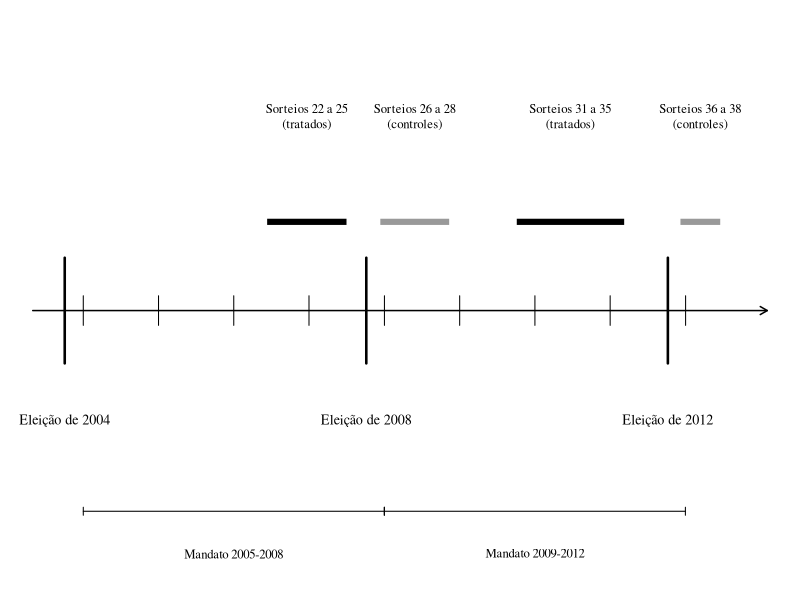
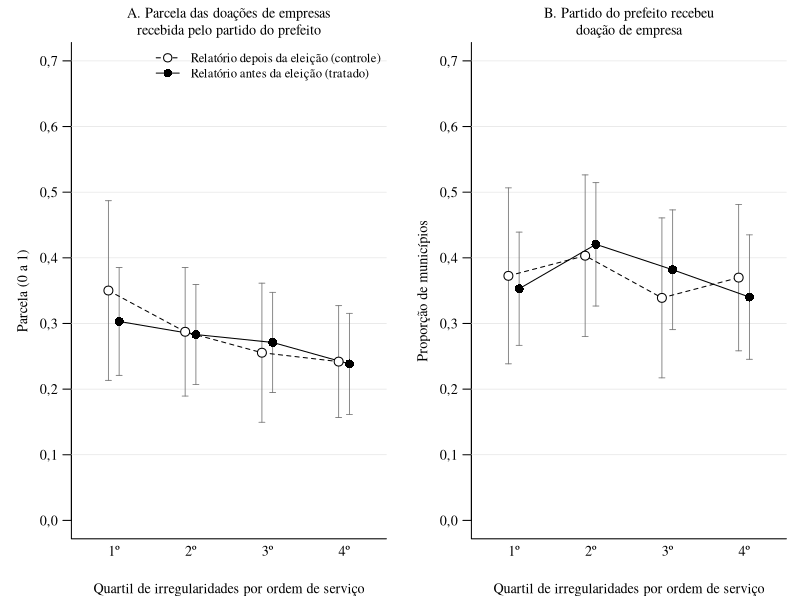

The R source for these figures, in order:
# =============================================================
# analise.R — Auditorias da CGU e doações de campanha (Econometria I, FGV EESP)
# Gera as Tabelas 1 a 7 e as Figuras 1 e 2 a partir de dados/base_final.csv.
# Rodar com a pasta do repositório como diretório de trabalho.
# =============================================================
library(AER); library(car); library(lmtest)

# controles municipais (Censo 2000 e PIB 2005), usados em quase todas as regressões
ctrl <- c("lpop", "lrenda_pc", "shurb", "gini", "tx_analf18m", "lpib_pc")
X <- paste(ctrl, collapse = " + ")
# atalhos: reg() roda MQO a partir de uma fórmula em texto; rob() dá os erros padrão robustos (HC1)
reg <- function(f, d = base) lm(as.formula(f), data = d)
rob <- function(m) coeftest(m, vcov. = vcovHC, type = "HC1")
# funções das tabelas em LaTeX: número com vírgula, estrelas de significância,
# coeficiente com o erro padrão embaixo entre colchetes e o tabular completo
num <- function(x, d = 3) { s <- formatC(abs(x), format = "f", digits = d, decimal.mark = ","); ifelse(x < 0, paste0("$-$", s), s) }
estrelas <- function(p) ifelse(p < 0.01, "***", ifelse(p < 0.05, "**", ifelse(p < 0.10, "*", "")))
celulas <- function(ct, vars) unlist(lapply(vars, function(v) if (v %in% rownames(ct))
  c(paste0(num(ct[v, 1]), estrelas(ct[v, 4])), paste0("[", num(ct[v, 2]), "]")) else c("", "")))
grava_tabela <- function(tab, cab, col, arq) {
  a <- tab[, 1]
  corpo <- ifelse(a %in% c("\\midrule", "\\addlinespace"), a, paste(ifelse(grepl("multicolumn", a), a, apply(tab, 1, paste, collapse = " & ")), "\\\\"))
  writeLines(c(paste0("\\begin{tabular}{", col, "}"), "\\toprule", cab, "\\midrule", corpo, "\\bottomrule", "\\end{tabular}"), arq)
}

# ---------------- Dados ----------------
dir.create("tabelas", showWarnings = FALSE); dir.create("figuras", showWarnings = FALSE)
base <- read.csv("dados/base_final.csv")
# corrupção centrada na média: com a interação, o coeficiente de antes é o efeito
# no município de corrupção média. C = controles + dummy de eleição
base$corr_c <- base$corr - mean(base$corr); C <- paste(X, "+ e2012")
base$pj_inc_mil <- base$pj_inc/1000; base$pj_total_mil <- base$pj_total/1000

# ---------------- Tabela 1: sorteios, datas e amostra ----------------
cron <- read.csv("dados/cgu_cronograma_sorteios.csv")
cron <- cron[!is.na(cron$eleicao), ]; cron <- cron[order(cron$sorteio), ]
s <- as.character(cron$sorteio); mid <- c("\\midrule", rep("", 6))
tab1 <- cbind(cron$sorteio, format(as.Date(cron$data_sorteio), "%d/%m/%Y"), format(as.Date(cron$data_relatorio), "%d/%m/%Y"),
              cron$eleicao, ifelse(cron$antes == 1, "Tratado", "Controle"), table(base$sorteio)[s], table(base$sorteio[!is.na(base$y_share)])[s])
tab1 <- rbind(tab1[cron$eleicao == 2008, ], mid, tab1[cron$eleicao == 2012, ], mid, c("Total", "", "", "", "", nrow(base), sum(!is.na(base$y_share))))
grava_tabela(tab1, c(" & Data do & Publicação & & & Municípios & Com doação \\\\",
                     "Sorteio & sorteio & do relatório & Eleição & Grupo & na amostra & de empresa \\\\",
                     " & (1) & (2) & (3) & (4) & (5) & (6) \\\\"), "ccccccc", "tabelas/tabela1.tex")

# ---------------- Tabela 2: médias por grupo ----------------
# a diferença de médias é o coeficiente da dummy antes numa regressão simples (Tutorial 3)
v <- c("y_share", "y_bin", "pj_inc_mil", "pj_total_mil", "tem_pj", "concorreu", "pref_cand", "falha_total", "no_os", "corr", ctrl)
nomes <- c("Parcela do partido do prefeito", "Partido do prefeito recebeu doação (0/1)", "Valor ao partido do prefeito (R\\$ mil)",
           "Valor a todos os partidos (R\\$ mil)", "Município teve doação (0/1)", "Partido do prefeito tem candidato (0/1)",
           "Prefeito é candidato (0/1)", "Irregularidades médias ou graves", "Ordens de serviço", "Irregularidades por ordem de serviço",
           "População (log)", "Renda per capita (log)", "População urbana (proporção)", "Índice de Gini", "Analfabetismo adulto (\\%)", "PIB per capita (log)")
casas <- c(3, 3, 1, 1, 3, 3, 3, 1, 1, 3, 3, 3, 3, 3, 1, 3)
tab2 <- t(sapply(1:16, function(i) {
  x <- base[, v[i]]; d <- casas[i]; ct <- rob(lm(x ~ base$antes))
  c(paste("\\quad", nomes[i]), num(mean(x[base$antes == 0], na.rm = TRUE), d), num(mean(x[base$antes == 1], na.rm = TRUE), d),
    paste0(num(ct[2, 1], d), estrelas(ct[2, 4])), paste0("[", num(ct[2, 2], d), "]"), num(sd(x, na.rm = TRUE), d))
}))
# a tabela é dividida em três painéis: doações, auditoria e município
painel <- function(t) c(paste0("\\multicolumn{6}{l}{\\textit{", t, "}}"), rep("", 5))
esp <- c("\\addlinespace", rep("", 5))
tab2 <- rbind(painel("Painel A: Doações de empresas na eleição"), tab2[1:7, ], esp, painel("Painel B: Resultado da auditoria"), tab2[8:10, ], esp,
              painel("Painel C: Características do município"), tab2[11:16, ], c("\\midrule", rep("", 5)),
              c("Municípios", sum(base$antes == 0), sum(base$antes == 1), "", "", nrow(base)))
grava_tabela(tab2, c(" & Relatório & Relatório & & & Desvio \\\\", " & depois & antes & & Erro & padrão \\\\",
                     " & (controle) & (tratado) & Diferença & padrão & (amostra) \\\\", " & (1) & (2) & (3) & (4) & (5) \\\\"), "lccccc", "tabelas/tabela2.tex")

# ---------------- Balanceamento ----------------
# se o sorteio funcionou, as características do município não explicam o tratamento (teste F robusto)
table(base$antes[!is.na(base$y_share)])
bal <- reg(paste("antes ~", X, "+ e2012"))
rob(bal)
linearHypothesis(bal, paste(ctrl, "= 0"), vcov. = vcovHC(bal, type = "HC1"), test = "F")
# o número de ordens de serviço caiu nos sorteios recentes, o que muda a medida de corrupção
summary(lm(corr ~ antes + e2012, data = base))
summary(lm(no_os ~ antes + e2012, data = base))

# ---------------- Figura 1: linha do tempo ----------------
options(OutDec = ",")
# período em que saíram os relatórios de cada grupo, em cada eleição
datas <- as.Date(cron$data_relatorio); g <- list(cron$eleicao, cron$antes)
ini <- as.Date(tapply(datas, g, min), origin = "1970-01-01"); fim <- as.Date(tapply(datas, g, max), origin = "1970-01-01")
eleicoes <- as.Date(c("2004-10-03", "2008-10-05", "2012-10-07"))
pdf("figuras/figura1.pdf", width = 7.2, height = 2.3)
par(mar = c(0.2, 0.2, 0.2, 0.2), family = "serif", cex = 0.85)
plot(NA, xlim = as.Date(c("2004-05-01", "2014-02-01")), ylim = c(-1.25, 1.35), axes = FALSE, xlab = "", ylab = "")
arrows(as.Date("2004-05-01"), 0, as.Date("2014-02-01"), 0, length = 0.08, lwd = 1.5)
anos <- as.Date(paste0(2005:2013, "-01-01")); segments(anos, -0.07, anos, 0.07)
segments(eleicoes, -0.25, eleicoes, 0.25, lwd = 2.5)
text(eleicoes, -0.52, c("Eleição de 2004", "Eleição de 2008", "Eleição de 2012"))
segments(ini, 0.42, fim, 0.42, lwd = 6, col = c("gray60", "gray60", "black", "black"), lend = 1)
text(ini + (fim - ini)/2, 0.92, c("Sorteios 26 a 28\n(controles)", "Sorteios 36 a 38\n(controles)", "Sorteios 22 a 25\n(tratados)", "Sorteios 31 a 35\n(tratados)"), cex = 0.9)
arrows(as.Date(c("2005-01-01", "2009-01-01")), -0.95, as.Date(c("2008-12-31", "2012-12-31")), -0.95, code = 3, angle = 90, length = 0.04)
text(as.Date(c("2007-01-01", "2011-01-01")), -1.15, c("Mandato 2005-2008", "Mandato 2009-2012"), cex = 0.9)
dev.off()

# ---------------- Figura 2: médias por quartil de corrupção ----------------
# média e IC de 95% de Y por quartil, tratados e controles separados (como em Ferraz e Finan, 2008)
media_ic <- function(y) { y <- y[!is.na(y)]; m <- mean(y); ep <- sd(y)/sqrt(length(y)); c(m, m - 1.96*ep, m + 1.96*ep) }
base$quartil <- cut(base$corr, breaks = quantile(base$corr, c(0, 0.25, 0.50, 0.75, 1)), labels = 1:4, include.lowest = TRUE)
desenha2 <- function(v, titulo, eixo) {
  g <- lapply(0:1, function(a) t(sapply(1:4, function(q) media_ic(base[base$quartil == q & base$antes == a, v]))))
  x <- list(1:4 - 0.07, 1:4 + 0.07)
  plot(1:4, g[[1]][, 1], xlim = c(0.6, 4.4), ylim = c(0, 0.7), type = "n", xaxt = "n", las = 1, xlab = "Quartil de irregularidades por ordem de serviço",
       ylab = eixo, main = titulo, font.main = 1, cex.main = 1, bty = "l")
  abline(h = seq(0.1, 0.7, 0.1), col = "gray88", lwd = 0.6)
  for (k in 1:2) arrows(x[[k]], g[[k]][, 2], x[[k]], g[[k]][, 3], angle = 90, code = 3, length = 0.03, lwd = 0.8, col = "gray45")
  lines(x[[1]], g[[1]][, 1], lty = 2); lines(x[[2]], g[[2]][, 1], lty = 1)
  points(x[[1]], g[[1]][, 1], pch = 21, bg = "white", cex = 1.4); points(x[[2]], g[[2]][, 1], pch = 16, cex = 1.4)
  axis(1, at = 1:4, labels = c("1º", "2º", "3º", "4º"), tick = FALSE, line = -0.6)
  print(round(cbind(g[[1]][, 1], g[[2]][, 1]), 3))
}
pdf("figuras/figura2.pdf", width = 7.2, height = 3.2)
par(mfrow = c(1, 2), mar = c(3.6, 4.2, 2.5, 0.8), mgp = c(2.4, 0.8, 0), family = "serif", cex = 0.85)
desenha2("y_share", "A. Parcela das doações de empresas\nrecebida pelo partido do prefeito", "Parcela (0 a 1)")
legend("topright", legend = c("Relatório depois da eleição (controle)", "Relatório antes da eleição (tratado)"),
       pch = c(21, 16), lty = c(2, 1), pt.bg = "white", pt.cex = 1.3, bty = "n", cex = 0.9)
desenha2("y_bin", "B. Partido do prefeito recebeu\ndoação de empresa", "Proporção de municípios")
dev.off()
options(OutDec = ".")

# ---------------- Tabela 3: MQO ----------------
# centralizar corr reduz a correlação entre antes e a interação
mean(base$corr)
c(cor(base$antes, base$antes*base$corr), cor(base$antes, base$antes*base$corr_c))
# colunas: (1) diferença de médias, (2) + controles, (3) + corrupção e interação, (4) + dummies de estado;
# (5) e (6) repetem (3) e (4) com log(1 + valor doado)
I <- paste("antes + corr_c + antes:corr_c +", C)
ols <- list(lm(y_share ~ antes, data = base), reg(paste("y_share ~ antes +", C)), reg(paste("y_share ~", I)),
            reg(paste("y_share ~", I, "+ as.factor(uf)")), reg(paste("y_log ~", I)), reg(paste("y_log ~", I, "+ as.factor(uf)")))
# IC de 95% do efeito e efeito mínimo detectável (2,8 erros padrão), coluna 2
ct2 <- rob(ols[[2]])
ct2["antes", 1] + c(-1.96, 1.96)*ct2["antes", 2]
2.8*ct2["antes", 2]
# a divulgação muda a chance de haver doação no município? e de o partido lançar candidato?
rob(reg(paste("tem_pj ~ antes +", C)))["antes", ]
rob(reg(paste("concorreu ~", I)))["antes", ]
# teste F conjunto: a divulgação não tem efeito em nenhum nível de corrupção
conjunto <- function(m) linearHypothesis(m, c("antes = 0", "antes:corr_c = 0"), vcov. = vcovHC(m, type = "HC1"), test = "F")
# efeito no percentil 75 de corrupção, com o erro padrão da combinação linear
(d75 <- quantile(base$corr, 0.75) - mean(base$corr))
efeito75 <- function(m) {
  V <- vcovHC(m, type = "HC1")
  c(coef(m)["antes"] + d75*coef(m)["antes:corr_c"], sqrt(V["antes", "antes"] + d75^2*V["antes:corr_c", "antes:corr_c"] + 2*d75*V["antes", "antes:corr_c"]))
}
e75 <- sapply(ols[3:6], efeito75)
# monta a tabela: coeficientes, testes e linhas de especificação
tab3 <- rbind(cbind(c("Relatório antes da eleição", "", "Corrupção", "", "Relatório antes $\\times$ corrupção", ""),
                    sapply(ols, function(m) celulas(rob(m), c("antes", "corr_c", "antes:corr_c")))),
              c("\\midrule", rep("", 6)),
              c("Efeito no percentil 75 de corrupção", "", "", num(e75[1, ])),
              c("", "", "", paste0("[", num(e75[2, ]), "]")),
              c("$H_0$: sem efeito em qualquer nível ($p$-valor)", "", "", sapply(ols[3:6], function(m) num(conjunto(m)[2, "Pr(>F)"]))),
              c("Breusch-Pagan ($p$-valor)", sapply(ols, function(m) num(bptest(m)$p.value))),
              c("\\midrule", rep("", 6)),
              c("Controles municipais", "Não", rep("Sim", 5)),
              c("\\textit{Dummy} de eleição", "Não", rep("Sim", 5)),
              c("\\textit{Dummies} de estado", "Não", "Não", "Não", "Sim", "Não", "Sim"),
              c("Observações", sapply(ols, nobs)),
              c("$R^2$", sapply(ols, function(m) num(summary(m)$r.squared))))
grava_tabela(tab3, c(" & \\multicolumn{4}{c}{Parcela das doações} & \\multicolumn{2}{c}{log(1 + doações)} \\\\",
                     "\\cmidrule(lr){2-5} \\cmidrule(lr){6-7}", " & (1) & (2) & (3) & (4) & (5) & (6) \\\\"), "lcccccc", "tabelas/tabela3.tex")

# ---------------- Tabela 4: resposta binária ----------------
# Y = partido do prefeito recebeu doação; MPL por MQO, probit e logit por máxima verossimilhança
f <- as.formula(paste("y_bin ~ antes + corr_c +", X, "+ e2012"))
mpl <- lm(f, data = base)
probit <- glm(f, family = binomial(link = "probit"), data = base)
logit <- glm(f, family = binomial(link = "logit"), data = base)
# o MPL pode prever probabilidades fora de [0, 1]
summary(mpl$fitted.values)
fora <- sum(mpl$fitted.values < 0 | mpl$fitted.values > 1)
# probabilidade prevista para um município típico (controles na média, 2008), com e sem divulgação
t0 <- data.frame(antes = 0, corr_c = 0, lapply(base[ctrl], mean), e2012 = 0); t1 <- t0; t1$antes <- 1
pr <- function(d) c(predict(mpl, d), predict(probit, d, type = "response"), predict(logit, d, type = "response"))
p0 <- pr(t0); p1 <- pr(t1)
# para comparar: efeito de um desvio padrão a mais de população no probit
tp <- t0; tp$lpop <- t0$lpop + sd(base$lpop)
predict(probit, tp, type = "response") - p0[2]
# teste conjunto no probit, com a interação
linearHypothesis(glm(as.formula(paste("y_bin ~ antes + corr_c + antes:corr_c +", X, "+ e2012")), family = binomial(link = "probit"), data = base),
                 c("antes = 0", "antes:corr_c = 0"))
v <- c("antes", "corr_c", "lpop"); l <- c("\\midrule", "", "", "")
tab4 <- rbind(cbind(c("Relatório antes da eleição", "", "Corrupção", "", "População (log)", ""),
                    celulas(rob(mpl), v), celulas(coeftest(probit), v), celulas(coeftest(logit), v)), l,
              c("\\multicolumn{4}{l}{\\textit{Probabilidade prevista para o município típico}}", "", "", ""),
              c("\\quad Relatório depois da eleição", num(p0)), c("\\quad Relatório antes da eleição", num(p1)),
              c("\\quad Diferença (efeito de \\textit{antes})", num(p1 - p0)), l,
              c("Controles municipais e \\textit{dummy} de eleição", "Sim", "Sim", "Sim"),
              c("Previsões fora de $[0,1]$", fora, "--", "--"),
              c("Log-verossimilhança", "--", num(as.numeric(logLik(probit)), 1), num(as.numeric(logLik(logit)), 1)),
              c("Observações", nobs(mpl), nobs(probit), nobs(logit)))
grava_tabela(tab4, c(" & MPL & Probit & Logit \\\\", " & (1) & (2) & (3) \\\\"), "lccc", "tabelas/tabela4.tex")

# ---------------- Tabela 5: variável instrumental ----------------
# Z1 = sorteado antes da eleição; Z2 = meses entre o sorteio e a eleição. Os sorteios 26 e 36
# foram sorteados antes, mas publicados depois, por isso Z1 e antes não coincidem
dados <- base[!is.na(base$y_share), ]
table(dados$sorteado_antes, dados$antes)
# estimador de Wald na mão (Tutorial 18): forma reduzida / primeiro estágio
cov(dados$sorteado_antes, dados$y_share)/cov(dados$sorteado_antes, dados$antes)
Z <- "sorteado_antes + meses_ate_eleicao"
mqo <- reg(paste("y_share ~ antes +", C), dados)
fr <- reg(paste("y_share ~ sorteado_antes +", C), dados)
iv1 <- ivreg(as.formula(paste("y_share ~ antes +", C, "| sorteado_antes +", C)), data = dados)
iv2 <- ivreg(as.formula(paste("y_share ~ antes +", C, "|", Z, "+", C)), data = dados)
# relevância: F do primeiro estágio
pe1 <- reg(paste("antes ~ sorteado_antes +", C), dados)
pe2 <- reg(paste("antes ~", Z, "+", C), dados)
F1 <- linearHypothesis(pe1, "sorteado_antes = 0", vcov. = vcovHC(pe1, type = "HC1"), test = "F")
F2 <- linearHypothesis(pe2, c("sorteado_antes = 0", "meses_ate_eleicao = 0"), vcov. = vcovHC(pe2, type = "HC1"), test = "F")
# exogeneidade: teste J (resíduo do MQ2E contra os instrumentos, 1 grau de liberdade)
dados$u <- residuals(iv2)
J <- linearHypothesis(reg(paste("u ~", Z, "+", C), dados), c("sorteado_antes = 0", "meses_ate_eleicao = 0"), test = "Chisq")
v <- c("antes", "sorteado_antes")
tab5 <- rbind(cbind(c("Relatório antes da eleição", "", "Sorteado antes da eleição", ""), sapply(list(mqo, fr, iv1, iv2), function(m) celulas(rob(m), v))),
              c("\\midrule", rep("", 4)),
              c("Instrumentos", "--", "--", "$Z_1$", "$Z_1$, $Z_2$"),
              c("Primeiro estágio: coeficiente de $Z_1$", "--", "--", num(coef(pe1)["sorteado_antes"]), num(coef(pe2)["sorteado_antes"])),
              c("Primeiro estágio: estatística $F$", "--", "--", num(F1[2, "F"], 1), num(F2[2, "F"], 1)),
              c("Teste $J$ ($p$-valor)", "--", "--", "--", num(pchisq(J[2, "Chisq"], df = 1, lower.tail = FALSE))),
              c("Controles municipais e \\textit{dummy} de eleição", "Sim", "Sim", "Sim", "Sim"),
              c("Observações", nobs(mqo), nobs(fr), nobs(iv1), nobs(iv2)))
grava_tabela(tab5, c(" & MQO & Forma reduzida & MQ2E & MQ2E \\\\", " & (1) & (2) & (3) & (4) \\\\"), "lcccc", "tabelas/tabela5.tex")

# ---------------- Tabela 6: robustez ----------------
base$lfalha_c <- base$lfalha - mean(base$lfalha)
# esp() roda a especificação completa trocando a medida de corrupção e a amostra. Cada item de cfg
# é uma coluna: principal, sem sorteios 26 e 36, corrupção relativa ao sorteio, medida do AFF, só 2008, só 2012
esp <- function(y, c, d, extra = "", e = " + e2012") reg(paste0(y, " ~ antes + ", c, " + antes:", c, extra, " + ", X, e, " + as.factor(uf)"), d)
cfg <- list(list("corr_c", base), list("corr_c", base[!(base$sorteio %in% c(26, 36)), ]), list("corr_rel", base),
            list("lfalha_c", base, " + lno_os"), list("corr_c", base[base$eleicao == 2008, ], e = ""), list("corr_c", base[base$eleicao == 2012, ], e = ""))
rot <- c("\\quad Relatório antes da eleição", "", "\\quad Relatório antes $\\times$ corrupção", "")
# painel(): roda as 6 colunas para um Y e guarda antes e a interação (último coeficiente)
painel <- function(y, titulo) {
  ms <- lapply(cfg, function(k) do.call(esp, c(y, k)))
  rbind(c(paste0("\\multicolumn{7}{l}{\\textit{", titulo, "}}"), rep("", 6)),
        cbind(rot, sapply(ms, function(m) { ct <- rob(m); celulas(ct, c("antes", rownames(ct)[nrow(ct)])) })),
        c("\\quad Observações", sapply(ms, nobs)))
}
tab6 <- rbind(painel("y_share", "Painel A: Parcela das doações ao partido do prefeito"), c("\\addlinespace", rep("", 6)),
              painel("y_bin", "Painel B: Partido do prefeito recebeu doação (MPL)"))
grava_tabela(tab6, c(" & Especificação & Sem sorteios & Corrupção rel. & Medida & Só & Só \\\\", " & principal & 26 e 36 & ao sorteio & do AFF & 2008 & 2012 \\\\",
                     " & (1) & (2) & (3) & (4) & (5) & (6) \\\\"), "lcccccc", "tabelas/tabela6.tex")
# sem os 17 municípios com eleição suplementar
rob(esp("y_share", "corr_c", base[base$suplementar == 0, ]))[c("antes", "corr_c", "antes:corr_c"), ]

# ---------------- Tabela 7: explicações alternativas ----------------
# (1) prefeito candidato (88 prefeitos concorrem por outra legenda)
table(base$pref_cand, base$concorreu)
rob(lm(pref_cand ~ antes + e2012, data = base))
m1 <- reg(paste("y_share ~ antes + antes:pref_cand + pref_cand +", C))
linearHypothesis(m1, "antes + antes:pref_cand = 0", vcov. = vcovHC(m1, type = "HC1"), test = "F")
# (2) parcela do partido pelo qual o prefeito concorre
m2 <- reg(paste("y_share_pref ~ antes +", C))
# (3) informação envelhecida: relatório até 12 meses antes da eleição contra mais antigo
meses <- as.numeric(as.Date(ifelse(base$eleicao == 2008, "2008-10-05", "2012-10-07")) - as.Date(base$data_relatorio))/30
base$antes_recente <- ifelse(base$antes == 1 & meses <= 12, 1, 0)
base$antes_antigo <- ifelse(base$antes == 1 & meses > 12, 1, 0)
m3 <- reg(paste("y_share ~ antes_recente + antes_antigo +", C))
linearHypothesis(m3, "antes_recente = antes_antigo", vcov. = vcovHC(m3, type = "HC1"), test = "F")
# (4) visibilidade: em 2008 o doador só era divulgado depois da eleição; em 2012, durante a campanha
m4 <- reg(paste("y_share ~ antes + antes:e2012 +", C))
# (5) e (6) construtoras contra outras empresas, só 2012 (o TSE informa o setor do doador)
s12 <- base[base$eleicao == 2012, ]
s12$y_bin_obras <- ifelse(s12$obras_inc > 0, 1, 0)
s12$y_bin_outros <- ifelse(s12$pj_inc - s12$obras_inc > 0, 1, 0)
m5 <- reg(paste("y_bin_obras ~ antes +", X), s12)
m6 <- reg(paste("y_bin_outros ~ antes +", X), s12)
rob(reg(paste("y_share_obras ~ antes +", X), s12))
rob(reg(paste("y_share_outros ~ antes +", X), s12))
# monta a tabela
ms <- list(m1, m2, m3, m4, m5, m6)
y <- mean(base$y_share, na.rm = TRUE)
media <- c(y, mean(base$y_share_pref, na.rm = TRUE), y, y, mean(s12$y_bin_obras), mean(s12$y_bin_outros))
tab7 <- rbind(cbind(c("Relatório antes da eleição", "", "Relatório antes $\\times$ prefeito candidato", "", "Relatório antes $\\times$ eleição de 2012", "",
                      "Relatório até 12 meses antes", "", "Relatório mais de 12 meses antes", ""),
                    sapply(ms, function(m) celulas(rob(m), c("antes", "antes:pref_cand", "antes:e2012", "antes_recente", "antes_antigo")))),
              c("\\midrule", rep("", 6)),
              c("Média da variável dependente", num(media)),
              c("Amostra", rep("Todas", 4), "2012", "2012"),
              c("Observações", sapply(ms, nobs)))
grava_tabela(tab7, c(" & & Parcela do & & & Recebeu de & Recebeu de \\\\",
                     "Variável dependente: & Parcela & partido atual & Parcela & Parcela & construtora & outra empresa \\\\",
                     " & (1) & (2) & (3) & (4) & (5) & (6) \\\\"), "lcccccc", "tabelas/tabela7.tex")

# números citados no texto da Seção 7: efeito para prefeito candidato e meses entre relatório e eleição
k <- c("antes", "antes:pref_cand"); V <- vcovHC(m1, type = "HC1")
c(sum(coef(m1)[k]), sqrt(sum(V[k, k])))
range(meses[base$antes == 1])
